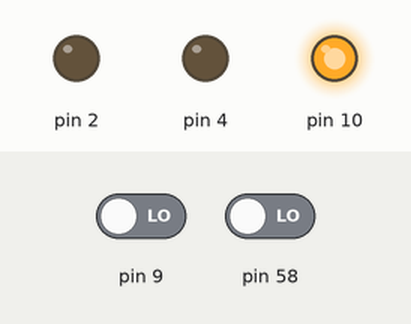
This sketch was run on a simulated Arduino Mega 2560, built with avr-gcc and run on an emulated ATmega2560. On the bench: output pins drawn as LEDs (lit = HIGH). Inputs (shaded band) come from the test bench; at power-on: pin 9 LOW, pin 58 LOW.

Above: at 0.8 s.
0.9 s: pin 9 driven HIGH
At 1.9 s:
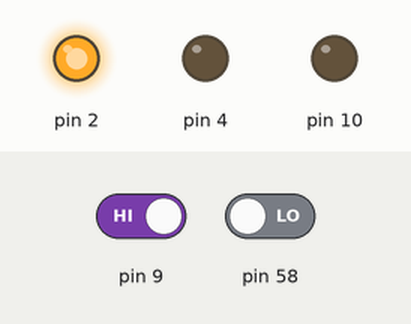
2.4 s: pin 58 driven HIGH
At 3.0 s:
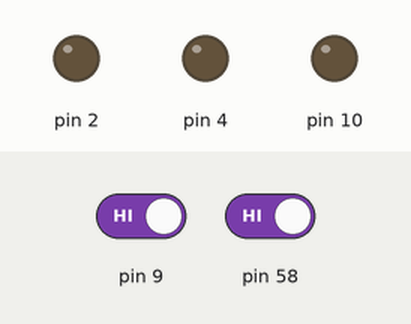
3.9 s: pin 9 driven LOW
At 4.2 s:
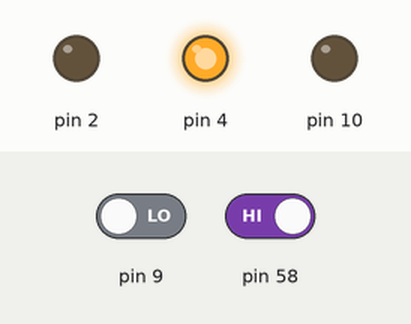
5.4 s: pin 58 driven LOW
At 6.5 s:
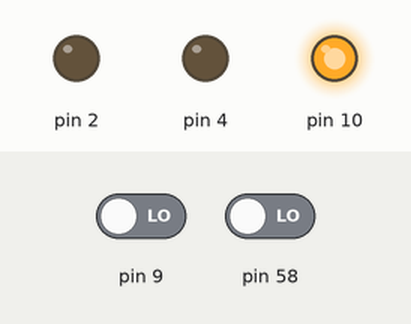
Timing chart, 0 to 7.9 s (numbered marks = the images above; inputs shaded):
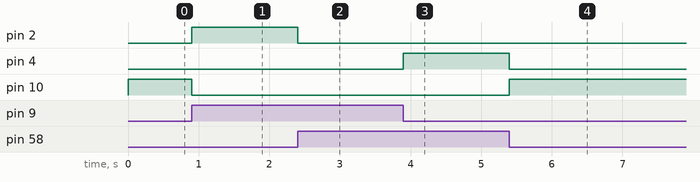

Measured:
- after the input at 0.9 s, pin 2: LOW → HIGH at once; pin 10: HIGH → LOW at once
- after the input at 2.4 s, pin 2: HIGH → LOW at once
- after the input at 3.9 s, pin 4: LOW → HIGH at once
- after the input at 5.4 s, pin 4: HIGH → LOW at once; pin 10: LOW → HIGH at once

The sketch:

main.ino
```cpp
#define F_CPU 16000000UL // Частота - 16MHz

#include <avr/io.h>        // Бібліотека вводу/виводу

int main(void) {
    // дві кнопки
    DDRF &= ~(1 << DDF4);    // ВХІД на A4(PF4)
    DDRH &= ~(1 << DDH6);    // ВХІД на D9(PH6)
    // три світодіода
    DDRE |= (1 << DDE4);    // вихід на D2(PE4)
    DDRG |= (1 << DDG5);    // вихід на D4(PG5)
    DDRB |= (1 << DDB4);    // вихід на D10(PB4)


    while (1) {
        if ((PINF & (1 << PINF4)) && (PINH & (1 << PINH6))) {
            //не натиснуті обидві кнопки
            PORTE &= ~(1 << PORTE4);        // вимикаємо світодіод 1
            PORTG &= ~(1 << PORTG5);        // вимикаємо світодіод 2
            PORTB &= ~(1 << PORTB4);        // вимикаємо світодіод 3
        } else if (PINH & (1 << PINH6)) {
            // не натиснута друга кнопка
            PORTE |= (1 << PORTE4);        // вмикаємо свідодіод 1
            PORTG &= ~(1 << PORTG5);        // вимикаємо світодіод 2
            PORTB &= ~(1 << PORTB4);        // вимикаємо світодіод 3
        } else if (PINF & (1 << PINF4)) {
            // не натиснута перша кнопка
            PORTE &= ~(1 << PORTE4);        // вимикаємо світодіод 1
            PORTG |= (1 << PORTG5);        // вмикаємо свідодіод 2
            PORTB &= ~(1 << PORTB4);        // вимикаємо світодіод 3
        } else {
            // натиснуті обидві кнопки
            PORTE &= ~(1 << PORTE4);        // вимикаємо світодіод 1
            PORTG &= ~(1 << PORTG5);        // вимикаємо світодіод 2
            PORTB |= (1 << PORTB4);        // вмикаємо свідодіод 3
        }
    }
}
```
